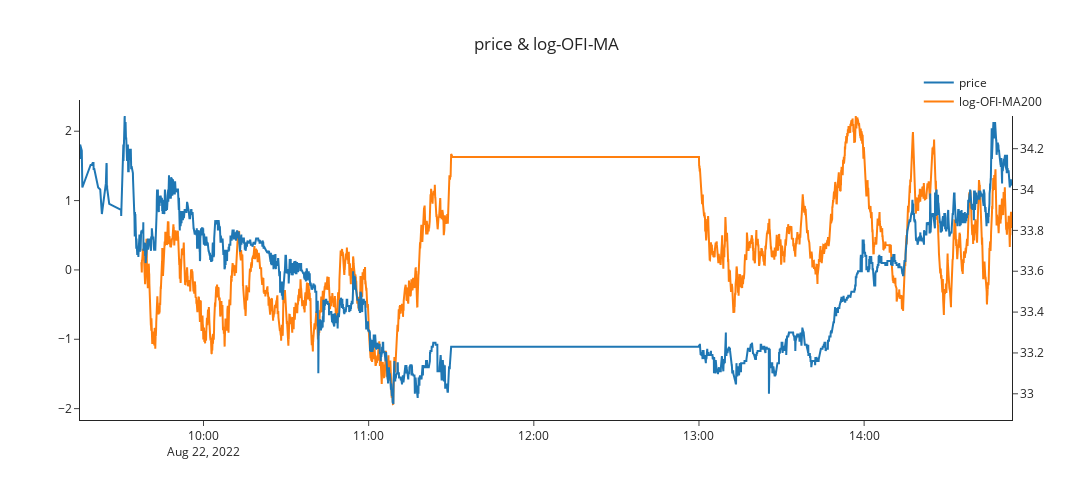

Notebook source saved alongside this figure:
### Markdown cell above
# signal check

### Code cell
import plotly.offline as pyoff
import plotly.graph_objs as go
 
x_values = df_signal.reset_index()['index'].apply(str)
# x_values = [i for i in range(len(df_signal))]
trace1 = go.Scatter(
    x=x_values,
    y=df_signal['price'].loc[f'{start_date_formatted} 09:30:00':f'{end_date_formatted} 14:55:00'],
    name='price',
    xaxis='x', 
    yaxis='y2'#标明设置一个不同于trace1的一个坐标轴
)

trace2 = go.Scatter(
    x=x_values,
    y=df_signal['log-OFI-MA200'].loc[f'{start_date_formatted} 09:30:00':f'{end_date_formatted} 14:55:00'],
    name='log-OFI-MA200'
)

trace3 = go.Scatter(
    x=df_signal['log-OFI-MA100'].loc[f'{start_date_formatted} 09:30:00':f'{end_date_formatted} 14:55:00'].index,
    y=df_signal['log-OFI-MA100'].loc[f'{start_date_formatted} 09:30:00':f'{end_date_formatted} 14:55:00'],
    name='log-OFI-MA100'
)

trace4 = go.Scatter(
    x=df_signal['log-OFI-MA50'].loc[f'{start_date_formatted} 09:30:00':f'{end_date_formatted} 14:55:00'].index,
    y=df_signal['log-OFI-MA50'].loc[f'{start_date_formatted} 09:30:00':f'{end_date_formatted} 14:55:00'],
    name='log-OFI-MA50'
)
 
data = [trace1,trace2,trace3,trace4]
data = [trace1,trace2]
layout = go.Layout({"template": 'simple_white',
                   "title":{"text": 'price & log-OFI-MA', "x": 0.5}, 
                   "xaxis":{"title": {"text": None}, "tickformat": ''},
                   "yaxis":{"title": {"text": ""}},
                   "yaxis2": {'anchor': 'x', "overlaying": 'y', "side": 'right'}, #设置坐标轴的格式，一般次坐标轴在右侧
                   "legend":{"title": {"text": ""}, "x": 0.9, "y": 1.1},
                   "width": 1200,
                   "height": 500})
 
fig = go.Figure(data=data, layout=layout)
fig.show()

### Figure 1 — Plotly figure (JSON) as saved in the notebook; plotly's stock layout.template omitted (floating-point values rounded to 4 significant figures; data arrays with more than 128 entries replaced by an {"elided": "..."} marker saying what was removed)
{"data": [{"name": "price", "type": "scatter", "x": {"elided": "4362 str values"}, "xaxis": "x", "y": {"elided": "4240 float values"}, "yaxis": "y2"}, {"name": "log-OFI-MA200", "type": "scatter", "x": {"elided": "4362 str values"}, "y": {"elided": "4240 float values"}}], "layout": {"height": 500, "legend": {"title": {"text": ""}, "x": 0.9, "y": 1.1}, "title": {"text": "price & log-OFI-MA", "x": 0.5}, "width": 1200, "xaxis": {"tickformat": ""}, "yaxis": {"title": {"text": ""}}, "yaxis2": {"anchor": "x", "overlaying": "y", "side": "right"}}}
